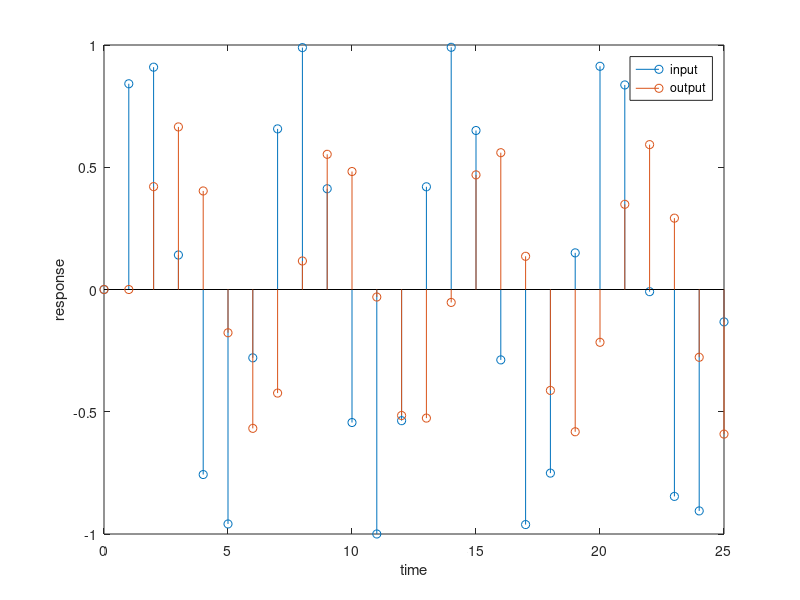

Source code (MATLAB):
% pkg load control % uncomment if running octave with control toolbox

numd = [0 0.5];
dend = [1 -0.5]; % Transfer function H(z) = 0.5/(z - 0.5)
Ts = 1;
sys = tf(numd,dend,Ts);
t = 0:Ts:25;
u = sin(t);
y = lsim(sys,u,t);
stem(t,[u' y])
legend('input','output')
xlabel('time'); ylabel('response')